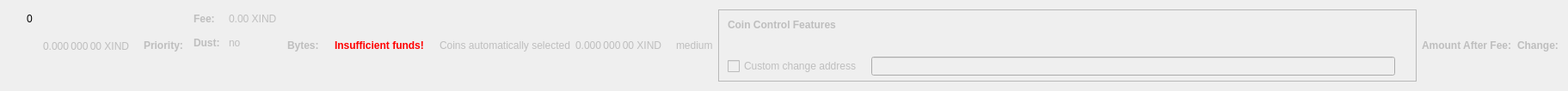
    <widget class="QWidget" name="dummyHideWidget" native="true">
     <property name="maximumSize">
      <size>
       <width>100</width>
       <height>22</height>
      </size>
     </property>
     <layout class="QHBoxLayout" name="dummyHideLayout">
      <item>
       <layout class="QFormLayout" name="formLayoutCoinControl1">
        <property name="horizontalSpacing">
         <number>10</number>
        </property>
        <property name="verticalSpacing">
         <number>14</number>
        </property>
        <property name="leftMargin">
         <number>10</number>
        </property>
        <property name="topMargin">
         <number>4</number>
        </property>
        <property name="rightMargin">
         <number>6</number>
        </property>
        <item row="0" column="1">
         <widget class="QLabel" name="labelCoinControlBytes">
          <property name="cursor">
           <cursorShape>IBeamCursor</cursorShape>
          </property>
          <property name="contextMenuPolicy">
           <enum>Qt::ActionsContextMenu</enum>
          </property>
          <property name="text">
           <string notr="true">0</string>
          </property>
          <property name="textInteractionFlags">
           <set>Qt::LinksAccessibleByMouse|Qt::TextSelectableByKeyboard|Qt::TextSelectableByMouse</set>
          </property>
         </widget>
        </item>
       </layout>
      </item>
      <item>
       <widget class="QLabel" name="labelCoinControlAfterFee">
        <property name="enabled">
         <bool>false</bool>
        </property>
        <property name="sizePolicy">
         <sizepolicy hsizetype="Fixed" vsizetype="Fixed">
          <horstretch>0</horstretch>
          <verstretch>0</verstretch>
         </sizepolicy>
        </property>
        <property name="minimumSize">
         <size>
          <width>111</width>
          <height>12</height>
         </size>
        </property>
        <property name="maximumSize">
         <size>
          <width>111</width>
          <height>12</height>
         </size>
        </property>
        <property name="cursor">
         <cursorShape>IBeamCursor</cursorShape>
        </property>
        <property name="contextMenuPolicy">
         <enum>Qt::ActionsContextMenu</enum>
        </property>
        <property name="text">
         <string notr="true">0.000 000 00 XIND</string>
        </property>
        <property name="textInteractionFlags">
         <set>Qt::LinksAccessibleByMouse|Qt::TextSelectableByKeyboard|Qt::TextSelectableByMouse</set>
        </property>
       </widget>
      </item>
      <item>
       <widget class="QLabel" name="labelCoinControlPriorityText">
        <property name="enabled">
         <bool>false</bool>
        </property>
        <property name="font">
         <font>
          <weight>75</weight>
          <bold>true</bold>
         </font>
        </property>
        <property name="text">
         <string>Priority:</string>
        </property>
       </widget>
      </item>
      <item>
       <layout class="QHBoxLayout" name="horizontalLayout"/>
      </item>
      <item>
       <layout class="QFormLayout" name="formLayoutCoinControl3">
        <property name="horizontalSpacing">
         <number>10</number>
        </property>
        <property name="verticalSpacing">
         <number>14</number>
        </property>
        <property name="leftMargin">
         <number>6</number>
        </property>
        <property name="topMargin">
         <number>4</number>
        </property>
        <property name="rightMargin">
         <number>6</number>
        </property>
        <item row="0" column="0">
         <widget class="QLabel" name="labelCoinControlFeeText">
          <property name="enabled">
           <bool>false</bool>
          </property>
          <property name="font">
           <font>
            <weight>75</weight>
            <bold>true</bold>
           </font>
          </property>
          <property name="text">
           <string>Fee:</string>
          </property>
          <property name="margin">
           <number>0</number>
          </property>
         </widget>
        </item>
        <item row="0" column="1">
         <widget class="QLabel" name="labelCoinControlFee">
          <property name="enabled">
           <bool>false</bool>
          </property>
          <property name="cursor">
           <cursorShape>IBeamCursor</cursorShape>
          </property>
          <property name="contextMenuPolicy">
           <enum>Qt::ActionsContextMenu</enum>
          </property>
          <property name="text">
           <string notr="true">0.00 XIND</string>
          </property>
          <property name="textInteractionFlags">
           <set>Qt::LinksAccessibleByMouse|Qt::TextSelectableByKeyboard|Qt::TextSelectableByMouse</set>
          </property>
         </widget>
        </item>
        <item row="1" column="0">
         <widget class="QLabel" name="labelCoinControlLowOutputText">
          <property name="enabled">
           <bool>false</bool>
          </property>
          <property name="font">
           <font>
            <weight>75</weight>
            <bold>true</bold>
           </font>
          </property>
          <property name="text">
           <string>Dust:</string>
          </property>
         </widget>
        </item>
        <item row="1" column="1">
         <widget class="QLabel" name="labelCoinControlLowOutput">
          <property name="enabled">
           <bool>false</bool>
          </property>
          <property name="cursor">
           <cursorShape>IBeamCursor</cursorShape>
          </property>
          <property name="contextMenuPolicy">
           <enum>Qt::ActionsContextMenu</enum>
          </property>
          <property name="text">
           <string>no</string>
          </property>
          <property name="textInteractionFlags">
           <set>Qt::LinksAccessibleByMouse|Qt::TextSelectableByKeyboard|Qt::TextSelectableByMouse</set>
          </property>
         </widget>
        </item>
       </layout>
      </item>
      <item>
       <widget class="QLabel" name="labelCoinControlBytesText">
        <property name="enabled">
         <bool>false</bool>
        </property>
        <property name="font">
         <font>
          <weight>75</weight>
          <bold>true</bold>
         </font>
        </property>
        <property name="text">
         <string>Bytes:</string>
        </property>
       </widget>
      </item>
      <item>
       <layout class="QFormLayout" name="formLayoutCoinControl2">
        <property name="horizontalSpacing">
         <number>10</number>
        </property>
        <property name="verticalSpacing">
         <number>14</number>
        </property>
        <property name="leftMargin">
         <number>6</number>
        </property>
        <property name="topMargin">
         <number>4</number>
        </property>
        <property name="rightMargin">
         <number>6</number>
        </property>
       </layout>
      </item>
      <item>
       <layout class="QHBoxLayout" name="horizontalLayoutCoinControl2">
        <property name="spacing">
         <number>8</number>
        </property>
        <property name="bottomMargin">
         <number>10</number>
        </property>
       </layout>
      </item>
      <item>
       <widget class="QLabel" name="labelCoinControlInsuffFunds">
        <property name="enabled">
         <bool>false</bool>
        </property>
        <property name="minimumSize">
         <size>
          <width>0</width>
          <height>0</height>
         </size>
        </property>
        <property name="font">
         <font>
          <weight>75</weight>
          <bold>true</bold>
         </font>
        </property>
        <property name="styleSheet">
         <string notr="true">color:red;font-weight:bold;</string>
        </property>
        <property name="text">
         <string>Insufficient funds!</string>
        </property>
        <property name="margin">
         <number>5</number>
        </property>
       </widget>
      </item>
      <item>
       <layout class="QFormLayout" name="formLayoutCoinControl4">
        <property name="horizontalSpacing">
         <number>10</number>
        </property>
        <property name="verticalSpacing">
         <number>14</number>
        </property>
        <property name="leftMargin">
         <number>6</number>
        </property>
        <property name="topMargin">
         <number>4</number>
        </property>
        <property name="rightMargin">
         <number>6</number>
        </property>
       </layout>
      </item>
      <item>
       <widget class="QLabel" name="labelCoinControlAutomaticallySelected">
        <property name="enabled">
         <bool>false</bool>
        </property>
        <property name="sizePolicy">
         <sizepolicy hsizetype="Fixed" vsizetype="Fixed">
          <horstretch>0</horstretch>
          <verstretch>0</verstretch>
         </sizepolicy>
        </property>
        <property name="minimumSize">
         <size>
          <width>0</width>
          <height>0</height>
         </size>
        </property>
        <property name="maximumSize">
         <size>
          <width>240</width>
          <height>16777215</height>
         </size>
        </property>
        <property name="text">
         <string>Coins automatically selected</string>
        </property>
        <property name="margin">
         <number>5</number>
        </property>
       </widget>
      </item>
      <item>
       <widget class="QLabel" name="labelCoinControlChange">
        <property name="enabled">
         <bool>false</bool>
        </property>
        <property name="sizePolicy">
         <sizepolicy hsizetype="Fixed" vsizetype="Fixed">
          <horstretch>0</horstretch>
          <verstretch>0</verstretch>
         </sizepolicy>
        </property>
        <property name="minimumSize">
         <size>
          <width>111</width>
          <height>0</height>
         </size>
        </property>
        <property name="maximumSize">
         <size>
          <width>111</width>
          <height>16777215</height>
         </size>
        </property>
        <property name="cursor">
         <cursorShape>IBeamCursor</cursorShape>
        </property>
        <property name="contextMenuPolicy">
         <enum>Qt::ActionsContextMenu</enum>
        </property>
        <property name="text">
         <string notr="true">0.000 000 00 XIND</string>
        </property>
        <property name="textInteractionFlags">
         <set>Qt::LinksAccessibleByMouse|Qt::TextSelectableByKeyboard|Qt::TextSelectableByMouse</set>
        </property>
       </widget>
      </item>
      <item>
       <widget class="QLabel" name="labelCoinControlPriority">
        <property name="enabled">
         <bool>false</bool>
        </property>
        <property name="cursor">
         <cursorShape>IBeamCursor</cursorShape>
        </property>
        <property name="contextMenuPolicy">
         <enum>Qt::ActionsContextMenu</enum>
        </property>
        <property name="text">
         <string>medium</string>
        </property>
        <property name="textInteractionFlags">
         <set>Qt::LinksAccessibleByMouse|Qt::TextSelectableByKeyboard|Qt::TextSelectableByMouse</set>
        </property>
       </widget>
      </item>
      <item>
       <widget class="QFrame" name="frameCoinControl">
        <property name="sizePolicy">
         <sizepolicy hsizetype="Expanding" vsizetype="Expanding">
          <horstretch>0</horstretch>
          <verstretch>0</verstretch>
         </sizepolicy>
        </property>
        <property name="maximumSize">
         <size>
          <width>16777215</width>
          <height>16777215</height>
         </size>
        </property>
        <property name="frameShape">
         <enum>QFrame::StyledPanel</enum>
        </property>
        <property name="frameShadow">
         <enum>QFrame::Sunken</enum>
        </property>
        <layout class="QVBoxLayout" name="verticalLayoutCoinControl2_2">
         <property name="spacing">
          <number>0</number>
         </property>
         <property name="leftMargin">
          <number>0</number>
         </property>
         <property name="topMargin">
          <number>0</number>
         </property>
         <property name="rightMargin">
          <number>0</number>
         </property>
         <property name="bottomMargin">
          <number>6</number>
         </property>
         <item>
          <layout class="QVBoxLayout" name="verticalLayoutCoinControl" stretch="0,0,0,1">
           <property name="spacing">
            <number>0</number>
           </property>
           <property name="leftMargin">
            <number>10</number>
           </property>
           <property name="topMargin">
            <number>10</number>
           </property>
           <item>
            <layout class="QHBoxLayout" name="horizontalLayoutCoinControl1">
             <property name="bottomMargin">
              <number>15</number>
             </property>
             <item>
              <widget class="QLabel" name="labelCoinControlFeatures">
               <property name="enabled">
                <bool>false</bool>
               </property>
               <property name="sizePolicy">
                <sizepolicy hsizetype="Preferred" vsizetype="Maximum">
                 <horstretch>0</horstretch>
                 <verstretch>0</verstretch>
                </sizepolicy>
               </property>
               <property name="font">
                <font>
                 <weight>75</weight>
                 <bold>true</bold>
                </font>
               </property>
               <property name="styleSheet">
                <string notr="true">font-weight:bold;</string>
               </property>
               <property name="text">
                <string>Coin Control Features</string>
               </property>
              </widget>
             </item>
            </layout>
           </item>
           <item>
            <widget class="QWidget" name="widgetCoinControl" native="true">
             <property name="sizePolicy">
              <sizepolicy hsizetype="Preferred" vsizetype="Preferred">
               <horstretch>0</horstretch>
               <verstretch>0</verstretch>
              </sizepolicy>
             </property>
             <property name="minimumSize">
              <size>
               <width>0</width>
               <height>0</height>
              </size>
             </property>
             <property name="styleSheet">
              <string notr="true"/>
             </property>
             <layout class="QHBoxLayout" name="horizontalLayoutCoinControl5_2">
              <property name="leftMargin">
               <number>0</number>
              </property>
              <property name="topMargin">
               <number>0</number>
              </property>
              <property name="rightMargin">
               <number>0</number>
              </property>
              <property name="bottomMargin">
               <number>0</number>
              </property>
              <item>
               <layout class="QHBoxLayout" name="horizontalLayoutCoinControl3">
                <property name="spacing">
                 <number>20</number>
                </property>
                <property name="topMargin">
                 <number>0</number>
                </property>
                <property name="bottomMargin">
                 <number>10</number>
                </property>
               </layout>
              </item>
             </layout>
            </widget>
           </item>
           <item>
            <layout class="QHBoxLayout" name="horizontalLayoutCoinControl4" stretch="0,0,0">
             <property name="spacing">
              <number>12</number>
             </property>
             <property name="sizeConstraint">
              <enum>QLayout::SetDefaultConstraint</enum>
             </property>
             <property name="topMargin">
              <number>5</number>
             </property>
             <property name="rightMargin">
              <number>5</number>
             </property>
             <item>
              <widget class="QCheckBox" name="checkBoxCoinControlChange">
               <property name="enabled">
                <bool>false</bool>
               </property>
               <property name="toolTip">
                <string>If this is activated, but the change address is empty or invalid, change will be sent to a newly generated address.</string>
               </property>
               <property name="text">
                <string>Custom change address</string>
               </property>
              </widget>
             </item>
             <item>
              <widget class="QValidatedLineEdit" name="lineEditCoinControlChange">
               <property name="enabled">
                <bool>false</bool>
               </property>
               <property name="sizePolicy">
                <sizepolicy hsizetype="Expanding" vsizetype="Fixed">
                 <horstretch>0</horstretch>
                 <verstretch>0</verstretch>
                </sizepolicy>
               </property>
              </widget>
             </item>
             <item>
              <widget class="QLabel" name="labelCoinControlChangeLabel_2">
               <property name="sizePolicy">
                <sizepolicy hsizetype="Preferred" vsizetype="Expanding">
                 <horstretch>0</horstretch>
                 <verstretch>0</verstretch>
                </sizepolicy>
               </property>
               <property name="minimumSize">
                <size>
                 <width>0</width>
                 <height>0</height>
                </size>
               </property>
               <property name="text">
                <string/>
               </property>
               <property name="margin">
                <number>3</number>
               </property>
              </widget>
             </item>
            </layout>
           </item>
           <item>
            <spacer name="verticalSpacerCoinControl">
             <property name="orientation">
              <enum>Qt::Vertical</enum>
             </property>
             <property name="sizeHint" stdset="0">
              <size>
               <width>800</width>
               <height>1</height>
              </size>
             </property>
            </spacer>
           </item>
          </layout>
         </item>
        </layout>
       </widget>
      </item>
      <item>
       <widget class="QLabel" name="labelCoinControlAfterFeeText">
        <property name="enabled">
         <bool>false</bool>
        </property>
        <property name="minimumSize">
         <size>
          <width>0</width>
          <height>0</height>
         </size>
        </property>
        <property name="maximumSize">
         <size>
          <width>16777215</width>
          <height>16777215</height>
         </size>
        </property>
        <property name="font">
         <font>
          <weight>75</weight>
          <bold>true</bold>
         </font>
        </property>
        <property name="text">
         <string>Amount After Fee:</string>
        </property>
        <property name="alignment">
         <set>Qt::AlignLeading|Qt::AlignLeft|Qt::AlignVCenter</set>
        </property>
        <property name="margin">
         <number>0</number>
        </property>
       </widget>
      </item>
      <item>
       <widget class="QLabel" name="labelCoinControlChangeText">
        <property name="enabled">
         <bool>false</bool>
        </property>
        <property name="sizePolicy">
         <sizepolicy hsizetype="Preferred" vsizetype="Preferred">
          <horstretch>0</horstretch>
          <verstretch>0</verstretch>
         </sizepolicy>
        </property>
        <property name="minimumSize">
         <size>
          <width>0</width>
          <height>0</height>
         </size>
        </property>
        <property name="maximumSize">
         <size>
          <width>16777215</width>
          <height>16777215</height>
         </size>
        </property>
        <property name="font">
         <font>
          <weight>75</weight>
          <bold>true</bold>
         </font>
        </property>
        <property name="text">
         <string>Change:</string>
        </property>
        <property name="alignment">
         <set>Qt::AlignLeading|Qt::AlignLeft|Qt::AlignVCenter</set>
        </property>
       </widget>
      </item>
     </layout>
    </widget>
